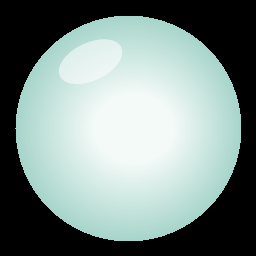
#> input picture assets/ping-256.png, 256 x 256 px
$ python -i create_promo.py   (imports and definitions only)
#> lines starting #> are read from the running program, lines starting #| are printed output that depends on the picture
from __future__ import annotations

import math
import random
import shutil
import subprocess
import wave
from array import array
from pathlib import Path

from PIL import Image, ImageDraw, ImageFilter, ImageFont


ROOT = Path(__file__).resolve().parents[1]
OUT = Path(__file__).resolve().parent
W, H, FPS, DURATION = 1280, 720, 24, 20

PAPER = "#F7F6F3"
CARD = "#FFFFFF"
INK = "#3E3A34"
MUTED = "#8A857C"
FAINT = "#BDB8AE"
ACCENT = "#7FBBB3"
ACCENT_DARK = "#568F88"
ACCENT_SOFT = "#E2F0ED"
DIVIDER = "#E7E3DB"
NOTE = "#A9803E"


def font(size: int, bold: bool = False):
    name = "seguisb.ttf" if bold else "segoeui.ttf"
    path = Path("C:/Windows/Fonts") / name
    return ImageFont.truetype(str(path), size)


F14, F16, F18, F22, F28, F36, F48, F64 = [font(x) for x in (14, 16, 18, 22, 28, 36, 48, 64)]
B14, B16, B18, B22, B28, B36, B48, B64 = [font(x, True) for x in (14, 16, 18, 22, 28, 36, 48, 64)]


def clamp(v, lo=0.0, hi=1.0):
    return max(lo, min(hi, v))


def ease(v):
    v = clamp(v)
    return 1 - (1 - v) ** 3


def smooth(v):
    v = clamp(v)
    return v * v * (3 - 2 * v)


def scene(t, start, end, fade=0.45):
    return smooth((t - start) / fade) * smooth((end - t) / fade)


# [17 lines left out: functions alpha_layer, rounded_shadow, not called in this run]


def centered(draw, xy, text, fnt, fill, anchor="mm"):
    draw.text(xy, text, font=fnt, fill=fill, anchor=anchor)


# [112 lines left out: functions wrap, draw_icon, desktop_card, printer_scene, not called in this run]


def render_frame(i):
    t = i / FPS
    base = Image.new("RGBA", (W, H), PAPER)
    # subtle warm radial field
    bg = Image.new("RGBA", (W, H), (0,0,0,0))
    bd = ImageDraw.Draw(bg)
    bd.ellipse((-220, -310, 760, 670), fill=(226,240,237,150))
    bd.ellipse((800, 320, 1500, 1000), fill=(239,225,205,100))
    bg = bg.filter(ImageFilter.GaussianBlur(100))
    base.alpha_composite(bg)

    # Scene 1: overwhelm
    a = scene(t, 0, 3.7)
    if a:
        layer = Image.new("RGBA", base.size)
        d = ImageDraw.Draw(layer)
        d.text((110, 105), "Your to-do list", font=F28, fill=MUTED)
        d.text((110, 145), "shouldn’t shout.", font=B64, fill=INK)
        tasks = ["Email everyone", "Book the thing", "Fix the tap", "Buy groceries", "Update project", "Call Mum"]
        for n, task in enumerate(tasks):
            rise = ease((t - .45 - n*.20)/.5)
            if rise <= 0: continue
            x = 120 + (n%3)*330
            y = 280 + (n//3)*105 + (1-rise)*32
            d.rounded_rectangle((x,y,x+290,y+72),16,fill=(255,255,255,int(245*rise)),outline=DIVIDER)
            d.ellipse((x+18,y+24,x+40,y+46),outline=FAINT,width=2)
            d.text((x+55,y+22),task,font=F18,fill=INK)
        alpha_layer(base, layer, a)

    # Scene 2: identity
    a = scene(t, 3.2, 5.7)
    if a:
        layer = Image.new("RGBA", base.size)
        p = ease((t-3.3)/.7)
        draw_icon(layer, 640, int(250+(1-p)*35), int(150*p), math.sin(t*4)*.5+.5)
        d = ImageDraw.Draw(layer)
        centered(d,(640,390),"Meet Ping.",B48,INK)
        centered(d,(640,444),"A quiet desktop companion.",F22,MUTED)
        alpha_layer(base, layer, a)

    # Scene 3: schedule
    a = scene(t, 5.0, 10.9)
    if a:
        layer = Image.new("RGBA", base.size)
        d = ImageDraw.Draw(layer)
        d.text((90,150),"Schedule one thing.",font=B48,fill=INK)
        d.text((94,218),"What. When. Done.",font=F22,fill=MUTED)
        d.rounded_rectangle((94,284,485,352),18,fill=ACCENT_SOFT)
        d.text((118,303),"No projects  •  No priorities  •  No noise",font=F16,fill=ACCENT_DARK)
        desktop_card(layer,t)
        alpha_layer(base, layer, a)

    # Scene 4: receipt
    a = scene(t, 10.35, 16.7)
    if a:
        layer = Image.new("RGBA", base.size)
        d = ImageDraw.Draw(layer)
        d.text((92,128),"Then, right on time…",font=F28,fill=MUTED)
        d.text((92,170),"Paper is the notification.",font=B48,fill=INK)
        d.text((96,245),"No popup. No badge.\nJust the task in your hands.",font=F22,fill=MUTED,spacing=10)
        printer_scene(layer,t)
        alpha_layer(base, layer, a)

    # Scene 5: final
    a = scene(t, 16.1, 20.1)
    if a:
        layer = Image.new("RGBA", base.size)
        draw_icon(layer,640,205,150,math.sin(t*3)*.5+.5)
        d = ImageDraw.Draw(layer)
        centered(d,(640,340),"One task. On paper.",B48,INK)
        centered(d,(640,398),"Right when it matters.",F28,MUTED)
        centered(d,(640,500),"Ping",B28,ACCENT_DARK)
        centered(d,(640,545),"Private  •  Local  •  Offline",F18,MUTED)
        alpha_layer(base, layer, a)

    # discreet brand bug
    d = ImageDraw.Draw(base)
    d.text((W-42,H-30),"PING",font=B14,fill="#B5B0A7",anchor="rs")
    return base.convert("RGB")


# [52 lines left out: functions make_audio, main, not called in this run]


# [2 lines not run here, left out]

>>> import cv2
>>> picture = cv2.imread('../assets/ping-256.png', cv2.IMREAD_GRAYSCALE)
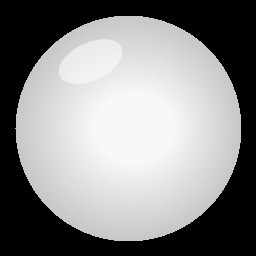
#> picture: shape (256, 256); min 0, max 248, mean 136.2
>>> result = render_frame(picture)
#> in render_frame, `bg = Image.new("RGBA", (W, H), (0,0,0,0))`: bg: PIL image 1280x720 RGBA; every value is 0
#> in render_frame, `bg = bg.filter(ImageFilter.GaussianBlur(100))`:
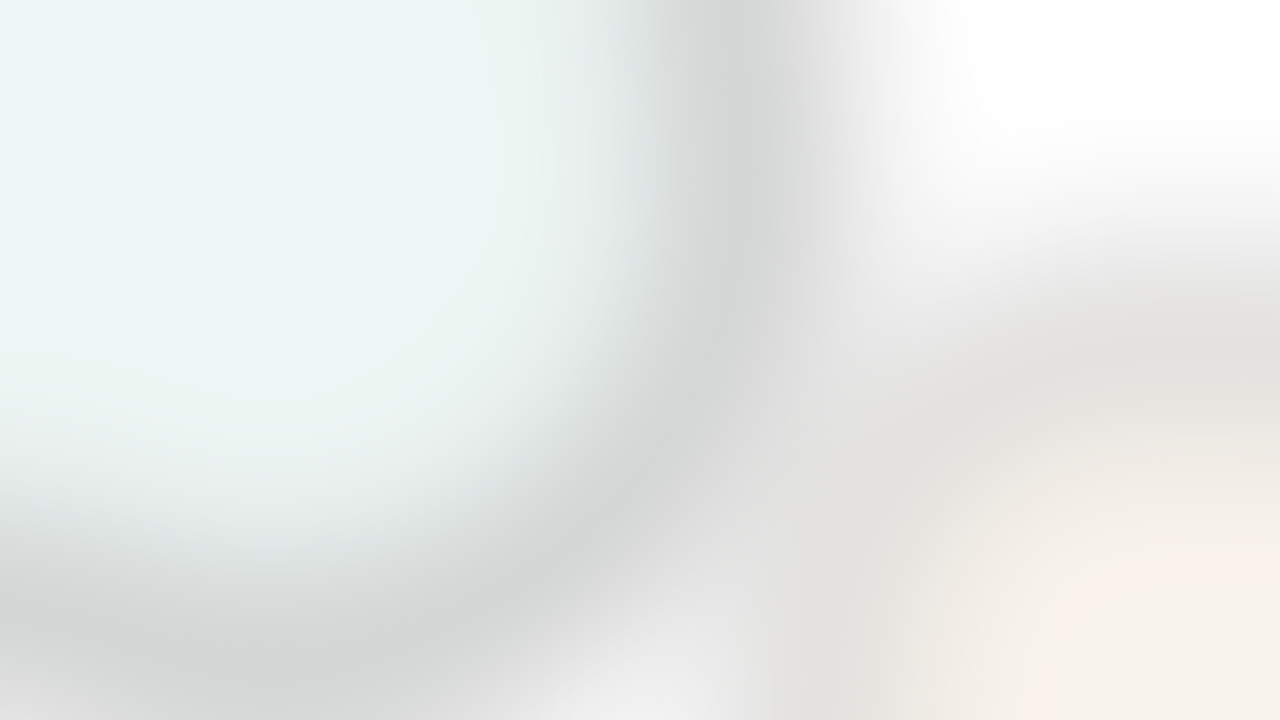
#> bg: PIL image 1280x720 RGBA; mean R, G, B, A 151.5, 155.7, 150.7, 90.1; transparent parts drawn white
#> (the run stopped early here; a loop or call above may not have finished)
